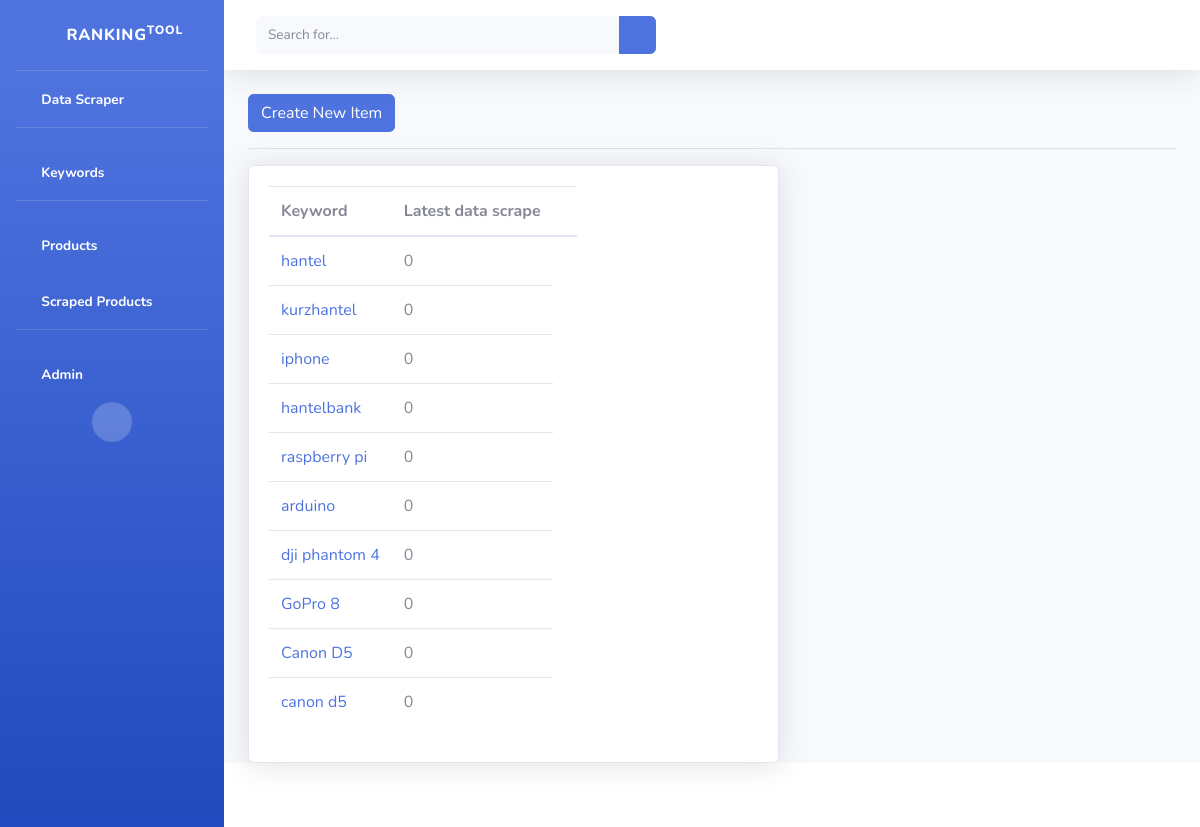
Page /keyword/ on the committed database.
### RankingTool/models.py (models this page shows, shortened)
class Keyword(models.Model):
    keyword = models.CharField(max_length=200,default="")
    @property
    def latest_update(self):
        try:
            latest_scrape = ScrapeProduct.objects.filter(product__keyword=self.keyword).order_by('-date')[0]
            latest_date = latest_scrape.date
        except:
            latest_date = 0
        return latest_date

### RankingTool/views.py (the view)
# urls.py: path('keyword/', keyword_list_view, name="keyword-list"),
def keyword_list_view(request):
    keywords = Keyword.objects.all()
    context = {
        'keywords': keywords
    }
    return render(request, "keyword/keyword_list.html", context)

### templates/keyword/keyword_list.html
{% extends 'base.html' %}
{% block content %}
<a class="btn btn-primary" href="{% url 'keyword-create' %}">Create New Item</a>
<hr>
<div class="row">
  <div class="col-7">
    <div class="card shadow">
      <div class="card-body">
        <table class="table table-responsive">
          <thead>
            <tr>
              <th scope="col">Keyword</th>
              <th scope="col">Latest data scrape</th>
              <th scope="col"></th>
            </tr>
          </thead>
          <tbody>
            {% for keyword in keywords %}
              <tr>
                <td><a href="{% url 'keyword-detail' keyword.id %}">{{ keyword.keyword}}</a></td>
                <td>{{ keyword.latest_update}}</td>
              </tr>
            {% endfor %}
          </tbody>
        </table>
      </div>
    </div>
  </div>
</div>
{% endblock content %}

### rows in the picture
Keyword: keyword "hantel", latest_update "0"
Keyword: keyword "kurzhantel", latest_update "0"
Keyword: keyword "iphone", latest_update "0"
Keyword: keyword "hantelbank", latest_update "0"
Keyword: keyword "raspberry pi", latest_update "0"
Keyword: keyword "arduino", latest_update "0"
Keyword: keyword "dji phantom 4", latest_update "0"
Keyword: keyword "GoPro 8", latest_update "0"
Keyword: keyword "Canon D5", latest_update "0"
Keyword: keyword "canon d5", latest_update "0"
